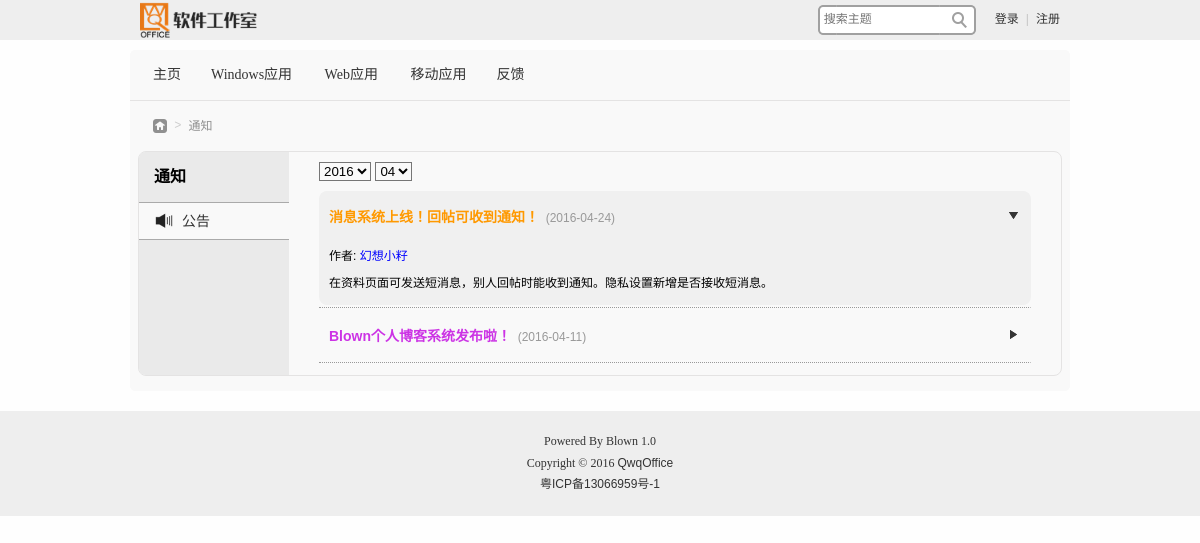
The app's page /home.php?mod=notice&ac=notice&date=2016-04&nid=2, older data.
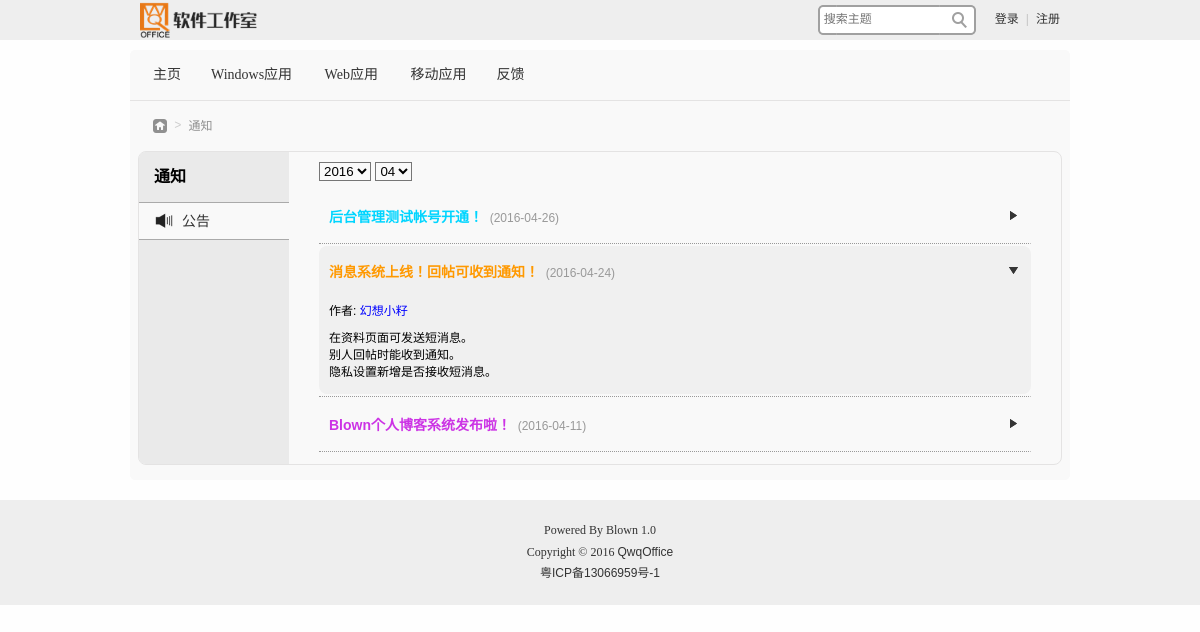
The same page, newer data.
### tables this page shows
CREATE TABLE IF NOT EXISTS `qo_class` (
  `CID` int(10) NOT NULL AUTO_INCREMENT,
  `ClassName` char(20) NOT NULL,
  `Link` text,
  `Parent` int(10) NOT NULL,
  `Sequence` int(10) NOT NULL,
  `ICON` text,
  PRIMARY KEY (`CID`)
);

CREATE TABLE IF NOT EXISTS `qo_notice` (
  `NID` int(10) NOT NULL AUTO_INCREMENT,
  `UID` int(10) NOT NULL,
  `Title` text NOT NULL,
  `NoticeType` char(10) NOT NULL,
  `Content` text NOT NULL,
  `Time` datetime NOT NULL,
  `Status` char(5) NOT NULL,
  PRIMARY KEY (`NID`)
);

CREATE TABLE IF NOT EXISTS `qo_user` (
  `UID` int(10) NOT NULL AUTO_INCREMENT,
  `GID` int(10) NOT NULL,
  `Username` char(20) NOT NULL,
  `Password` char(32) NOT NULL,
  `RegIP` char(15) NOT NULL,
  `RegDate` datetime NOT NULL,
  `LastLogin` datetime NOT NULL,
  `Privacy` char(20) NOT NULL,
  PRIMARY KEY (`UID`),
  UNIQUE KEY `Username` (`Username`)
);

### home.php (the view, shortened to what this page needs)
<!DOCTYPE html PUBLIC "-//W3C//DTD XHTML 1.0 Transitional//EN" "http://www.w3.org/TR/xhtml1/DTD/xhtml1-transitional.dtd">
<html xmlns="http://www.w3.org/1999/xhtml">
<head>
<link href="css/style.css" rel="stylesheet" type="text/css" />
</head>
<body>
<?php
	include("include/header.php");
	if(isset($_GET["mod"])){
		$mod=$_GET["mod"];
	}else{
		header("location: home.php?mod=spc");
		exit;
	}
	if(isset($_GET["ac"])){
		$ac=$_GET["ac"];
	}else{
		$ac="";
	}
	if(isset($_GET["page"])){
		$page=(int)$_GET["page"];
	}else{
		$page="1";
	}
	$PageSize=8;
	$PageCount=6;
	$start=($page-1)*$PageSize;
	if($mod=="spc" && isset($_GET["uid"])){
		$uid=(int)$_GET["uid"];
		$username=getUsername($uid);
	}else if($mod=="notice" && $ac=="notice" && !isset($_SESSION["qo_user"])){
		$username="";
	}else if($mod!="spc" && isset($_SESSION["qo_user"]) || $mod=="spc" && !isset($_GET["uid"]) && isset($_SESSION["qo_user"])){
		$uid=getUID($_SESSION["qo_user"]);
		$username=$_SESSION["qo_user"];
		$gid=getGID($username);
	}else{
		header("location: message.php?msg=auth0");
		exit;
	}
	$uidStr="";
	if($mod=="spc"){
		$uidStr="&uid={$uid}";
		$menus=array("profile"=>"资料","article"=>"主题","reply"=>"回复");
		$title="个人资料";
		$globaltitle="{$username}的{$title}";
	}
	else if($mod=="pref"){
		$menus=array("avatar"=>"头像","privacy"=>"隐私","password"=>"密码","usergrp"=>"用户组");
		$title="设置";
		$globaltitle=$title;
	}
	else if($mod=="notice"){
		if($username==""){
			$menus=array("notice"=>"公告");
		}else{
			$menus=array("msg"=>"短消息","mypost"=>"我的帖子","notice"=>"公告");
		}
		$title="通知";
	}
	else{
		header("location: index.php");
		exit;
	}
	echo "<div id='location'>";
	echo "<a href='index.php' class='nvhm'>&nbsp;</a>";
	echo "<span>&nbsp;>&nbsp;</span>";
	echo "<span class='nolink'>{$title}</span>";
	echo "</div>";
	echo "<div id='content' class='article-content'>";
	echo "<div id='homepage'>";
	echo "<table width='100%' cellspacing='0' cellpadding='0'>";
	echo "<tr><td width='150px' height='100%' style='vertical-align:top;background-color:#EAEAEA'><div id='user-menu'>";
	echo "<h4>{$title}</h4>";
	echo "<ul>";
	foreach($menus as $key=>$value){
		$curStr=$ac==$key? "class='cur'" : "";
		echo "<a {$curStr} href='home.php?mod={$mod}&ac={$key}{$uidStr}'>";
		echo "<img src='images/{$key}.png' width='20' height='20' />";
		echo "<li>{$value}";
		echo "</li></a>";
	}
	echo "</ul>";
	echo "</div></td>";
	echo "<td height='100%' style='vertical-align:top;padding-left:30px;padding-right:30px'><div id='user-content'>";
	if($mod=="spc"){
		if($ac=="profile"){
			$user_url="http://".dirname($_SERVER['HTTP_HOST'].$_SERVER['REQUEST_URI'])."/?{$uid}";
			$u=getUser($uid);
			$th_count=getThreadCount($uid);
			$re_count=getReplyCount($uid);
			$gid=getGID($username);
			$gpname=getGroupName($gid);
			$last=$u["LastLogin"];
			$regip=$u["RegIP"];
			$regtime=$u["RegDate"];
			$isAdmin=isset($_SESSION["qo_user"]) ? getGID($_SESSION["qo_user"])==getSetting("AdminGroup") : false;
			$isSelf=isset($_SESSION["qo_user"]) ? $uid==getUID($_SESSION["qo_user"]) : false;
			echo "<div id='info'>";
			echo "<div style='display:inline-block'><div style='float:left;margin-right:10px;'><img class='avatar' src='avatar.php?uid={$uid}&size=middle' width='60' height='60' /></div>";
			echo "<div style='float:left'><div><span class='username'>{$username}</span> (UID: {$uid})";
			echo "<a href='home.php?mod=notice&ac=msg&talk={$uid}'><label style='float:right;margin-top:5px;margin-right:2px;' class='submit-btn'>发消息</label></a></div>";
			echo "<div><a class='user-url' href='{$user_url}'>{$user_url}</a></div></div></div>";
			echo "<p class='title'>统计信息</p>";
			echo "<p class='sta-info'><a href='home.php?mod=spc&ac=article{$uidStr}'>主题数 {$th_count}</a>";
			echo "&nbsp;&nbsp;&nbsp;<a href='home.php?mod=spc&ac=reply{$uidStr}'>回复数 {$re_count}</a></p>";
			echo "<p class='title'>活跃概况</p>";
			echo "<p class='info'><span>用户组</span>";
			echo "&nbsp;&nbsp;&nbsp;<a href='home.php?mod=pref&ac=usergrp&gid={$gid}'>{$gpname}</a></p>";
			if($isAdmin || $isSelf){
				echo "<p class='info'><span>注册IP</span>";
				echo "&nbsp;&nbsp;&nbsp;<span>{$regip}</span></p>";
				echo "<p class='info'><span>注册时间</span>";
				echo "&nbsp;&nbsp;&nbsp;<span>{$regtime}</span></p>";
			}
			echo "<p class='info'><span>最后访问</span>";
			echo "&nbsp;&nbsp;&nbsp;<span>{$last}</span></p>";
			echo "</div>";
		}
		else if($ac=="article" || $ac=="reply"){
			$uname=isset($_SESSION["qo_user"]) ? $_SESSION["qo_user"] : "";
			if(getUID($uname)!=$uid){
				$u=getUser($uid);
				$priv=explode(";", $u["Privacy"]);
				if(!in_array("Home",$priv) && getGID($uname)!=getSetting("AdminGroup")){
					echo "<div id='thread-list'>";
					echo "<div class='no-result'>当前用户设置不允许查看动态</div>";
					echo "</div>";
					exit;
				}
				else if(!chkAuth("VisitUserHome")){
					echo "<div id='thread-list'>";
					echo "<div class='no-result'>您所在的用户组没有权限查看他人动态</div>";
					echo "</div>";
					exit;
				}
			}
			if($ac=="article"){
				$sql="select * from qo_article,qo_class,qo_user where qo_article.UID=qo_user.UID and qo_article.CID=qo_class.CID and qo_user.UID={$uid} order by TID desc";
			}else if($ac=="reply"){
				$sql="select * from qo_class,qo_reply,qo_article,qo_user where qo_article.UID=qo_user.UID and qo_article.CID=qo_class.CID and qo_article.TID=qo_reply.TID and qo_reply.UID={$uid} and Status='通过' order by RID desc";
			}
			echo "<div id='thread-list' style='border:none'>";
			$number=mysql_num_rows(mysql_query($sql));
			$result=mysql_query($sql." limit {$start},{$PageSize}");
			if($ac=="article"){
				print_thread($result,false);
			}else if($ac=="reply"){
				print_thread($result,true);
			}
			print_page($number,$PageSize,$page,$PageCount,false);
			echo "</div>";
		}
	}
	else if($mod=="notice"){
		if($ac=="msg"){
			if(isset($_GET["talk"])){
				$talkuid=(int)$_GET["talk"];
				if(mysql_num_rows(mysql_query("select * from qo_user where UID={$talkuid}"))<1){
					header("location: index.php");
					exit;
				}
				$sessionCount=getSessionCount($uid, $talkuid);
				$unSeenSessionCount=getUnSeenSessionCount($uid, $talkuid);
				$talkname=getUsername($talkuid);
				$maxPage=$sessionCount%$PageSize==0 ? $sessionCount/$PageSize : floor($sessionCount/$PageSize)+1;
				if($sessionCount==0) $maxPage=1;
				if($page!=$maxPage && isset($_GET["last"])){
					echo "<script>location.href='home.php?mod=notice&ac=msg&talk={$talkuid}&page={$maxPage}'</script>";
				}
				$sql="select * from qo_message where ((UID={$uid} and ToUID={$talkuid}) or (UID={$talkuid} and ToUID={$uid})) and MsgType='Private' order by MID";
				$number=mysql_num_rows(mysql_query($sql));
				$result=mysql_query($sql." limit {$start},{$PageSize}");
				echo "<div id='info'>";
				echo "<p style='font-size:12px;font-weight:bolder;'>共有 {$sessionCount} 条与 <a href='home.php?mod=spc&uid={$talkuid}'>{$talkname}</a> 的对话记录</p>";
				echo "<ul class='message-list'>";
				while($msg=mysql_fetch_array($result)){
					$time=getTime($msg['Time']);
					$name=getUsername($msg["UID"]);
					if($name==getUsername($uid)){
						$name="您";
						$class="";
					}else{
						$class="class='name'";
					}
					echo "<li><div class='avatar sendmsg'><a href='home.php?mod=spc&uid={$msg['UID']}'><img class='avatar-small' src='avatar.php?uid={$msg['UID']}' width='42' height='42' /></a>";
					echo "<span class='vertical-middle'></span></div>";
					echo "<div id='msg-content'><p><span><a {$class} href='home.php?mod=spc&uid={$msg['UID']}'>{$name}</a></span></p>";
					echo "<p>{$msg['MsgContent']}</p>";
					echo "<p class='time'>{$time}</p></div>";
					echo "<div style='clear:both;float:none'></div>";
					echo "</li>";
				}
				echo "</ul></div>";
				if($unSeenSessionCount>0){
					setSessionSeen($uid, $talkuid);
					echo "<script>location.reload();</script>";
					exit;
				}
				print_page($number,$PageSize,$page,$PageCount,false);
				echo "<div id='sendmsg'><form method='post' action='home_comm.php' autocomplete='off'>";
				echo "<a href='home.php?mod=spc&uid={$uid}'><img style='vertical-align:top;margin-right:20px' class='avatar-small' src='avatar.php?uid={$uid}&size=middle' width='42' height='42' /></a>";
				echo "<textarea name='msgcontent' maxlength='200' class='msg-txt'></textarea>";
				echo "<input type='hidden' name='talkuid' value='{$talkuid}' />";
				echo "<p><label style='margin-left:64px;float:none' class='submit-btn' for='send'>发送</label><input style='display:none' type='submit' id='send' name='send' /></p>";
				echo "</form></div>";
			}
			else{
				$sql="select * from qo_message where (ToUID={$uid} or UID={$uid}) and MsgType='Private' order by MID desc";
				$result=mysql_query($sql." limit {$start},{$PageSize}");
				$talklist=array();
				echo "<div id='info'>";
				if(mysql_num_rows($result)>0){
					echo "<ul class='message-list'>";
					while($msg=mysql_fetch_array($result)){
						$time=getTime($msg['Time']);
						$name=getUsername($msg["UID"]);
						$toname=getUsername($msg["ToUID"]);
						if($uid==$msg['UID']){
							$talkid=$msg["ToUID"];
							if(in_array($msg["ToUID"],$talklist)) continue;
						}else{
							$talkid=$msg["UID"];
							if(in_array($msg["UID"],$talklist)) continue;
						}
						$sessionCount=getSessionCount($uid,$talkid);
						echo "<li><div class='avatar'><a href='{$link}'><img class='avatar-small' src='avatar.php?uid={$talkid}' width='42' height='42' /></a>";
						echo "<span class='vertical-middle'></span></div>";
						echo "<p>";
						if($uid==$msg['UID']){
							echo "<a href='home.php?mod=spc&uid={$uid}'>您</a> 对 <span><a class='name' href='home.php?mod=spc&uid={$talkid}'>{$toname}</a></span> 说 : {$msg['MsgContent']}";
							$talklist[]=$msg["ToUID"];
						}else{
							echo "<span><a class='name' href='home.php?mod=spc&uid={$talkid}'>{$name}</a></span> 对 <a href='home.php?mod=spc&uid={$uid}'>您</a> 说 : {$msg['MsgContent']}";
							$talklist[]=$msg["UID"];
						}
						echo "</p>";
						echo "<p class='time'>{$time}&nbsp;&nbsp;|&nbsp;&nbsp;共 {$sessionCount} 条&nbsp;&nbsp;|&nbsp;&nbsp;";
						echo "<a href='home.php?mod=notice&ac=msg&talk={$talkid}&last'>查看</a>";
						if($msg["isRead"]=="False"){
							if($uid!=$msg['UID']) echo "<span class='new'></span>";
						}
						echo "</p>";
						echo "</li>";
					}
					echo "</ul></div>";
					$number=count($talklist);
					print_page($number,$PageSize,$page,$PageCount,false);
				}else{
					echo "<div class='no-result'>暂无消息</div>";
				}
			}
		}
		else if($ac=="notice"){
			$nid="";
			$date="";
			if(isset($_GET["nid"])) $nid=(int)$_GET["nid"];
			if(isset($_GET["date"])) $date=substr($_GET["date"],0,7);
			echo "<div id='info'>";
			$result=mysql_query("select left(Time,4) as Year from qo_notice group by Year order by Year desc");
			if(mysql_num_rows($result)>0){
				echo "<select id='year-select'>";
				while($year=mysql_fetch_array($result)){
					$selectStr=substr($date,0,4)==$year["Year"]?"selected":"";
					echo "<option value='{$year['Year']}' {$selectStr}>{$year['Year']}</option>";
				}
				echo "</select>&nbsp;";
			}
			$result=mysql_query("select substring(Time,6,2) as Month from qo_notice where Time like '".substr($date,0,4)."%' group by Month order by Month desc");
			if(mysql_num_rows($result)>0){
				echo "<select id='month-select'>";
				while($month=mysql_fetch_array($result)){
					$selectStr=substr($date,5,2)==$month["Month"]?"selected":"";
					echo "<option value='{$month['Month']}' {$selectStr}>{$month['Month']}</option>";
				}
				echo "</select>";
			}
			if(isset($_GET["date"])){
				$sql="select * from qo_notice,qo_user where qo_notice.UID=qo_user.UID and Time like '{$date}%' order by NID desc";
			}else{
				$sql="select * from qo_notice,qo_user where qo_notice.UID=qo_user.UID order by NID desc";
			}
			$result=mysql_query($sql." limit {$start},{$PageSize}");
			if(mysql_num_rows($result)>0){
				echo "<ul class='notice-detail'>";
				while($notice=mysql_fetch_array($result)){
					$hideStr=$nid==$notice["NID"]?"":" style='height:0px'";
					$rotateStr=$nid==$notice["NID"]?" class='rotate'":"";
					$curStr=$nid==$notice["NID"]?" class='cur'":"";
					$time=substr($notice["Time"],0,10);
					echo "<li id='notice{$notice['NID']}' {$curStr}>";
					echo "<p class='title'><em>{$notice['Title']}</em>&nbsp;&nbsp;<span class='time'>({$time})</span>";
					echo "<img src='images/triangle.png' {$rotateStr} /></p>";
					echo "<div {$hideStr}><p>作者: <a href='home.php?mod=spc&ac=profile&uid={$notice['UID']}'>{$notice['Username']}</a></p>";
					if($notice["NoticeType"]=="String"){
						echo "<p>{$notice['Content']}</p></div>";
					}else{
						echo "<p><a href='{$notice['Content']}'>{$notice['Content']}</a></p></div>";
					}
					echo "</li>";
					echo "<hr>";
				}
				echo "</ul>";
			}else{
				echo "<div class='no-result'>暂无公告</div>";
			}
			echo "</div>";
		}
	}
	echo "</div></td></tr>";
	echo "</table>";
	echo "</div>";
	echo "</div>";
	include("include/footer.php");
?>
</body>
</html>

### include/header.php (shortened to what this page needs)
<?php
		$kwd="";
?>
<div id="header">
	<div id="header-mid">
    	<div id="logo"><a href="index.php"><img src="images/logo.png" width="117" height="40" title="QwqOffice软件工作室" /></a></div>
        <?php
			$curUrl=urlencode($_SERVER["HTTP_HOST"].$_SERVER["REQUEST_URI"]);
			echo "<div class='float-right'>";
			if(isset($_SESSION["qo_user"])){
				$uid=getUID($_SESSION["qo_user"]);
				echo "<a href='home.php?mod=spc'><img class='avatar-small' src='avatar.php?uid={$uid}&size=small' width='25' height='25' /></a>";
				echo "<span class='vertical-middle'></span>";
				echo "<span class='user'><a href='home.php?mod=spc'>{$_SESSION['qo_user']}</a></span>";
				echo "<span class='user-info'><a href='home.php?mod=pref'>设置</a></span>";
				echo "<span class='user-info-sp'>|</span>";
				echo "<span class='user-info'><a href='home.php?mod=notice'>消息";
				$msgcount=getMsgCount($uid);
				if($msgcount>0) echo "<em class='msgcount'>{$msgcount}</em>";
				echo "</a></span>";
				echo "<span class='user-info-sp'>|</span>";
				if(chkAuth("Manage")){
					echo "<span class='user-info'><a href='admin.php'>管理中心</a></span>";
					echo "<span class='user-info-sp'>|</span>";
				}
				echo "<span class='user-info'><a href='logout.php?url={$curUrl}'>退出</a></span>";
			}else{
				echo "<span class='user-info'><a href='login.php?url={$curUrl}'>登录</a></span>";
				echo "<span class='user-info-sp'>|</span>";
				echo "<span class='user-info'><a href='register.php'>注册</a></span>";
			}
			echo "</div>";
		?>
    <form id="search" action="article.php" method="get">
    	<input class="text" type="text" name="kwd" autocomplete="off" placeholder="搜索主题" value="<?php echo $kwd; ?>" />
        <input class="btn" type="submit" value=" " />
    </form>
    </div>
</div>
<?php
	echo "<div id='navi'>";
	echo "<ul id='nav-ul'>";
	$result=mysql_query("select * from qo_class where Parent=0 order by Sequence");
	while($l1=mysql_fetch_array($result)){
		$link="article.php?mod=main&cid={$l1['CID']}";
		if($l1["Link"]!="") $link=$l1["Link"];
		echo "<li>";
		echo "<a href='{$link}'>{$l1['ClassName']}</a>";
		echo "</li>";
	}
	echo "</ul>";
	echo "</div>";
?>

### include/footer.php (shortened to what this page needs)
<div id="footer">
	<?php include("include/copyright.php"); ?>
</div>

### include/copyright.php
<div style="line-height:1.8">Powered By Blown 1.0</div>
<div style="line-height:1.8">Copyright © 2016 <a href="index.php">QwqOffice</a></div>
<div style="line-height:1.8"><a href="http://www.miitbeian.gov.cn/" target="_blank">粤ICP备13066959号-1</a></div>

Row changes from the older to the newer data that the page shows:
added qo_notice: Title "后台管理测试帐号开通！", Time "2016-04-26"
changed qo_notice "消息系统上线！回帖可收到通知！": Content "在资料页面可发送短消息，别人回帖时能收到通知。隐私设置新增是否接收短消息。" → "在资料页面可发送短消息。 别人回帖时能收到通知。 隐私设置新增是否接收短消息。"
